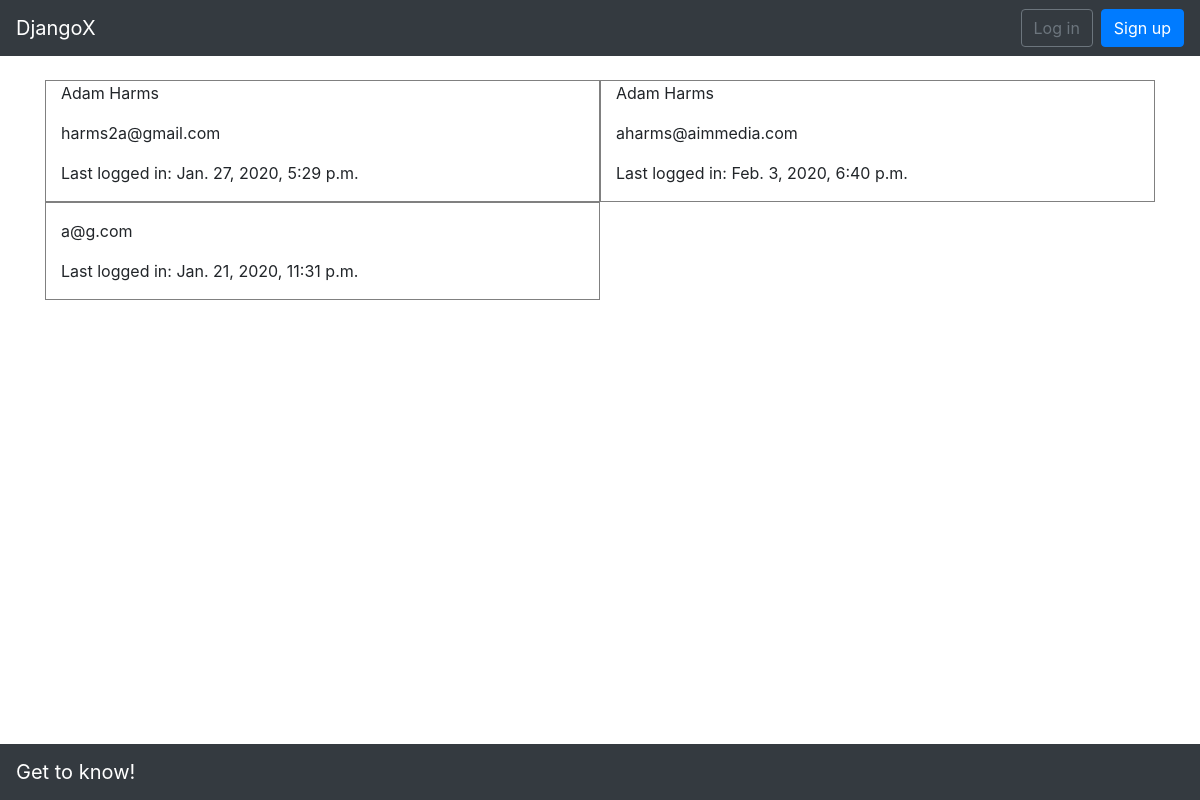
Page /view_all on the committed database.
### users/models.py (models this page shows, shortened)
class CustomUser(AbstractUser):
    bio = models.TextField(max_length=800, blank=True)
    job_title = models.CharField(max_length=100, blank=True, verbose_name='Job Title')
    dob = models.DateField(null=True, blank=True, verbose_name='Date of Birth')
    boss = models.CharField(max_length=200, blank=True)
    work_group = models.CharField(max_length=200, blank=True)
    portrait = models.ImageField(upload_to='images/', null=True, blank=True)

### pages/views.py (the view)
# urls.py: path('view_all', views.View_all, name='view_all'),
def View_all(request):
    all = CustomUser.objects.all()
    return render(request, 'pages/view_all.html', locals())

### templates/pages/view_all.html
{% extends '_base.html' %}
{% block content %}
<div class="container">
    <div class="row">
            {% for x in all %}
                <div class="col-sm-6" style="border: 1px solid gray">
                    <p>{{x.first_name}} {{ x.last_name }}</p>
                    <p>{{x.email}}</p>
                    <p>Last logged in: {{x.last_login}}</p>
                </div>
            {% endfor %}
    </div>
    </div>
</div>
{% endblock %}

### rows in the picture
CustomUser: first_name "Adam", last_name "Harms", email "harms2a@gmail.com", last_login "Jan. 27, 2020, 5:29 p.m."
CustomUser: first_name "Adam", last_name "Harms", email "aharms@aimmedia.com", last_login "Feb. 3, 2020, 6:40 p.m."
CustomUser: email "a@g.com", last_login "Jan. 21, 2020, 11:31 p.m."
